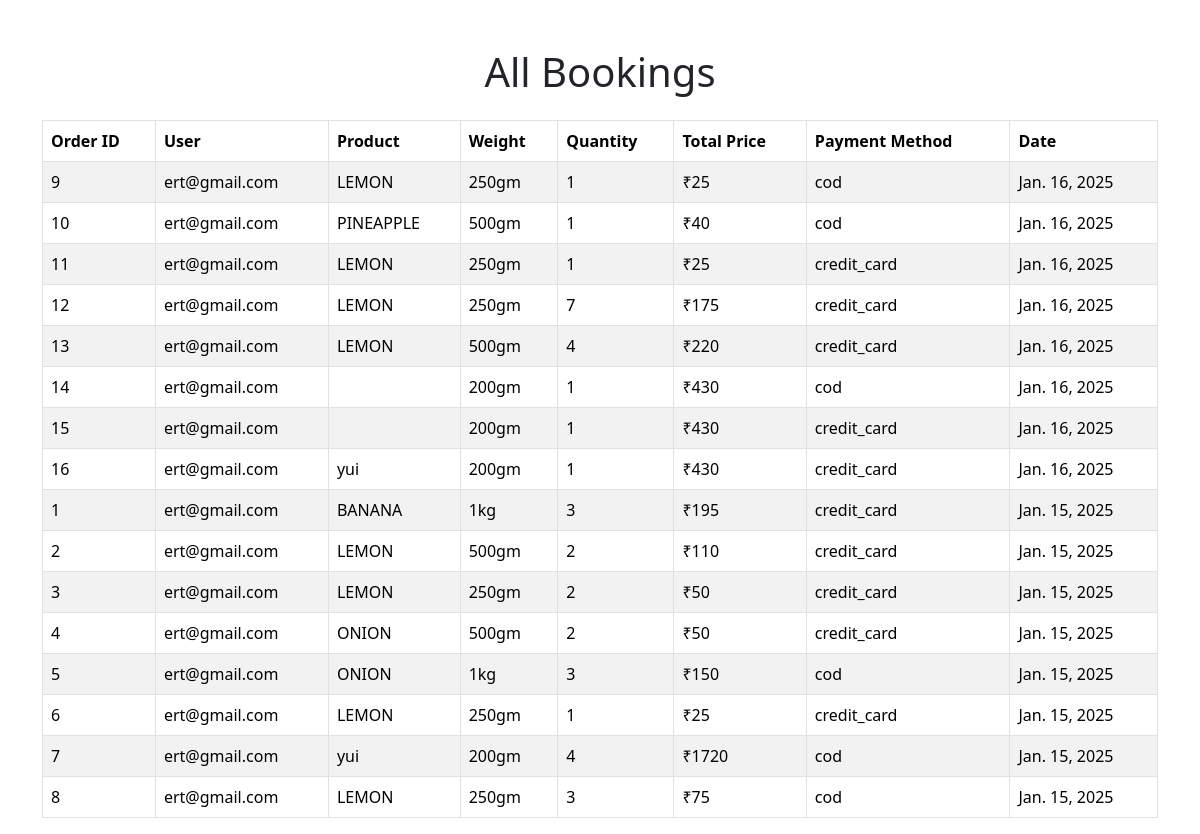
/shop/bookings/ (signed in), run on an earlier commit of the app's database.
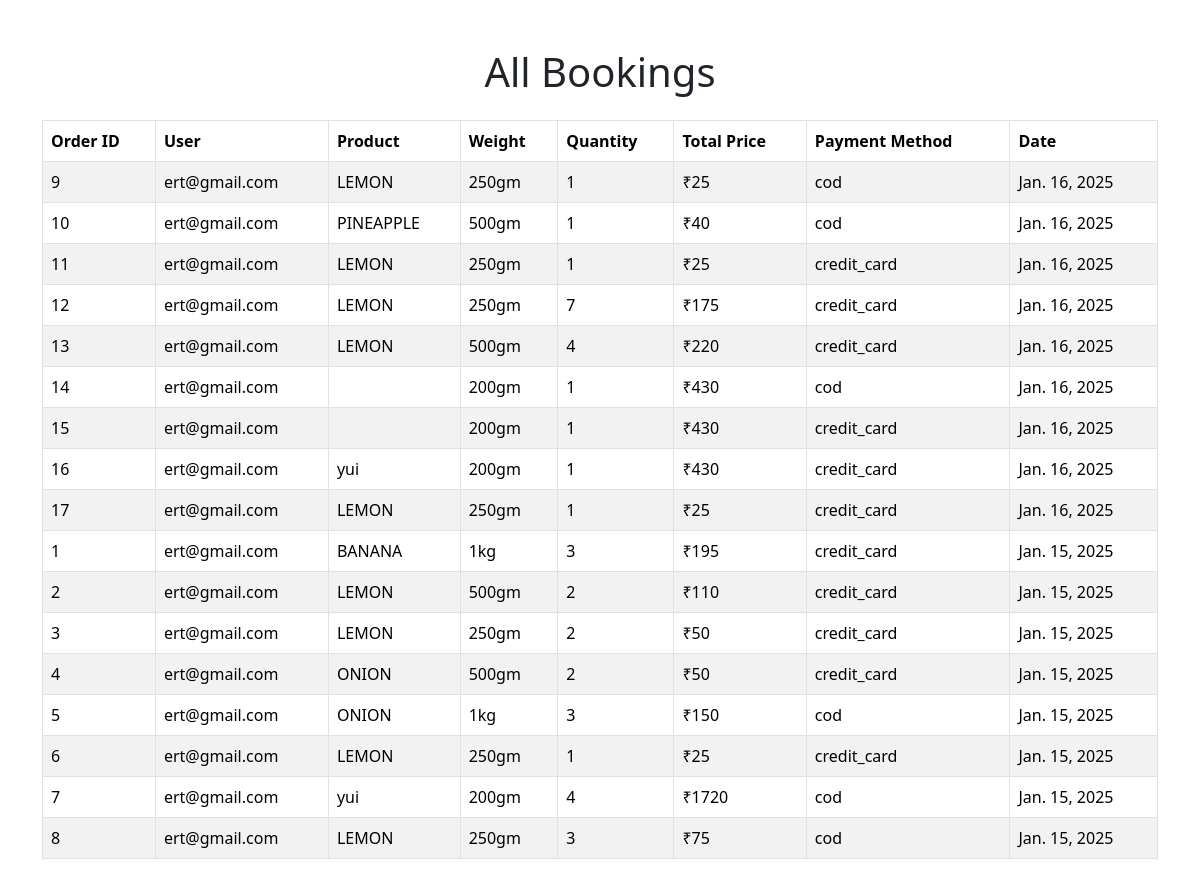
And on a later commit of the database.
### app/models.py (models this page shows)
class Buy(models.Model):
    PAYMENT_CHOICES = [
        ('cod', 'Cash on Delivery'),
        ('online', 'Online Payment'),
    ]
    product=models.ForeignKey(Product,on_delete=models.CASCADE,null=True)
    user=models.ForeignKey(User,on_delete=models.CASCADE)
    weight=models.ForeignKey(Weight,on_delete=models.CASCADE)
    qty=models.IntegerField()
    total_price=models.IntegerField()
    date=models.DateField(auto_now_add=True)
    payment_method = models.CharField(max_length=10, choices=PAYMENT_CHOICES, default='cod')
    billing_address = models.TextField(blank=True, null=True)

class Product(models.Model):
     pid=models.TextField()
     name=models.TextField()
     disc=models.TextField()
     img=models.FileField()
     cat_id=models.ForeignKey(Category,on_delete=models.CASCADE)

class Weight(models.Model):
     product=models.ForeignKey(Product,on_delete=models.CASCADE)
     price=models.IntegerField()
     offer_price=models.IntegerField()
     product_weight=models.TextField()
     stock=models.IntegerField()

### app/views.py (the view)
# urls.py: path('shop/bookings/', views.admin_bookings, name='admin_bookings'),
@user_passes_test(lambda u: u.is_superuser)
def admin_bookings(req):
    bookings = Buy.objects.all().order_by('-date')
    return render(req, 'shop/bookings.html', {'bookings': bookings})

### templates/shop/bookings.html (shortened to what this page needs)
<!DOCTYPE html>
<html lang="en">
<head>
    <link href="https://cdn.jsdelivr.net/npm/bootstrap@5.3.3/dist/css/bootstrap.min.css" rel="stylesheet">
</head>
<body>
    <div class="container mt-5">
        <h1 class="text-center">All Bookings</h1>
        <div class="table-responsive mt-4">
            <table class="table table-bordered table-striped">
                <thead>
                    <tr>
                        <th>Order ID</th>
                        <th>User</th>
                        <th>Product</th>
                        <th>Weight</th>
                        <th>Quantity</th>
                        <th>Total Price</th>
                        <th>Payment Method</th>
                        <th>Date</th>
                    </tr>
                </thead>
                <tbody>
                    {% for booking in bookings %}
                    <tr>
                        <td>{{ booking.id }}</td>
                        <td>{{ booking.user.username }}</td>
                        <td>{{ booking.product.name }}</td>
                        <td>{{ booking.weight.product_weight }}</td>
                        <td>{{ booking.qty }}</td>
                        <td>₹{{ booking.total_price }}</td>
                        <td>{{ booking.payment_method }}</td>
                        <td>{{ booking.date }}</td>
                    </tr>
                    {% endfor %}
                </tbody>
            </table>
        </div>
    </div>
</body>
</html>

What changed in the data, as far as the page shows it:
added Buy: id "17", user.username "ert@gmail.com", product.name "LEMON", weight.product_weight "250gm", qty "1", total_price "25", payment_method "credit_card", date "Jan. 16, 2025"
